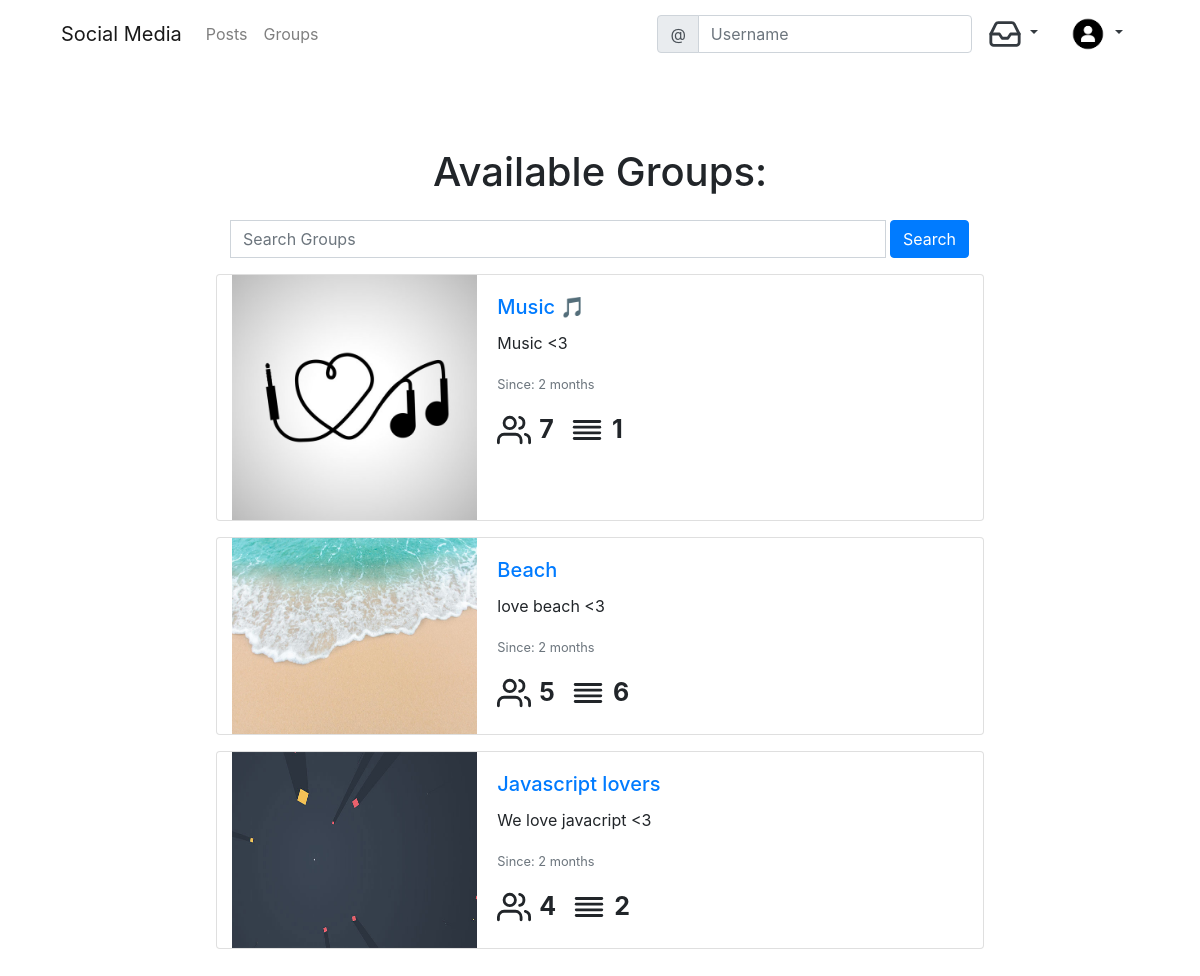
Screenshot of /groups/ (signed in) with the database file from the repository.
### social/models.py (models this page shows)
class UserProfile(models.Model):
    user = models.OneToOneField(User, primary_key=True, related_name='profile', on_delete=models.CASCADE)
    name = models.CharField(max_length = 150, blank = True, null = True)
    bio = models.TextField(max_length = 350, blank = True, null = True)
    GENDER_CHOICES = (
        ('', 'Choose Your Gender'),
        ('Male', 'Male'),
        ('Female', 'Female'),
        ('Rather Not Say', 'Rather Not Say')
    )
    gender = models.CharField(max_length=14, choices=GENDER_CHOICES)
    birth_date = models.DateField(blank = True, null = True)
    location = models.CharField(max_length = 150, blank = True, null = True)
    profile_background = models.ImageField(upload_to='uploads/profile_background', default='uploads/profile_background/default.jpg', blank=True)
    profile_pic = models.ImageField(upload_to='uploads/profile_pictures', default='uploads/profile_pictures/default_img.png', blank=True)
    followers = models.ManyToManyField(User, related_name='followers', blank = True)
    verified = models.BooleanField(default=False)

### groups/models.py (models this page shows, shortened)
class Group(models.Model):
    name = models.CharField(max_length=20, unique=True)
    slug = models.SlugField(allow_unicode=True, unique=True)
    description = models.TextField(blank=True, default='')
    admin = models.ForeignKey(User, blank=True, related_name='admin', on_delete= models.CASCADE)
    moderators = models.ManyToManyField(User, blank=True, related_name='group_moderators')
    ban = models.ManyToManyField(User, blank=True, related_name='group_ban')
    members = models.ManyToManyField(User, through='GroupMember')
    cover = models.ImageField(upload_to='uploads/covers', default='uploads/covers/default.jpg', blank=True)
    created_on = models.DateTimeField(auto_now_add=True)
    class Meta():
        ordering = ["-created_on"]

### groups/views.py (the view)
# urls.py: path('', views.ListGroup.as_view(), name='list-group'),
class ListGroup(LoginRequiredMixin, ListView):
    template_name = 'groups/group_list.html'
    model = models.Group

### social/templatetags/custom_tags.py (called while the page is built)
@register.inclusion_tag('notif/notifications.html', takes_context = True)
def show_notifications(context):
    request_user = context['request'].user
    notifications = Notification.objects.filter(to_user=request_user).exclude(user_has_seen=True).order_by('-timestamp')
    return {'notifications':notifications}

### templates/groups/group_list.html (shortened to what this page needs)
{% extends "base.html" %}
{% load static %}
{% load bootstrap4 %}
{% block maincontent %}
<div class="row justify-content-center mt-5 p-3">
<div class="col-md-12">
  <h1 class="text-center m-3">Available Groups:</h1>
</div>
<div class="col-md-12">
  <form class="mt-2 mb-2" action="{% url 'group-search' %}">
    <div class="input-group">
      <input type="text"  class="form-control" name='query' placeholder="Search Groups">
      <input type="submit" value="Search" class="btn btn-primary mb-2 ml-1">
    </div>
  </form>
</div>
  {% for item in group_list %}
  <div class="card mb-3 col-md-12">
    <div class="row no-gutters">
      <div class="col-md-4">
       <a href="{% url 'detail-group' item.slug %}"><img src="{{ item.cover.url }}" height="100%" width="100%" alt="..."></a>
      </div>
      <div class="col-md-8">
        <div class="card-body">
          <a href="{% url 'detail-group' item.slug %}"> <h5 class="card-title">{{ item.name }}</h5></a>
          <p class="card-text">{{ item.description }}</p>
          <p class="card-text"><small class="text-muted">Since: {{ item.created_on|timesince }}</small></p>
          <p class="card-text float-left"><i class="mb-2" data-feather="users"></i><span class="font_big ml-2">{{ item.members.all.count }}</span></p>
          <p class="card-text float-left ml-3"><i class="mb-2" data-feather="align-justify"></i><span class="font_big ml-2">{{ item.groupposts.all.count }}</span></p>
        </div>
      </div>
    </div>
  </div>
  {% endfor %}
</div>
{% endblock maincontent %}

### templates/base.html (shortened to what this page needs)
<!DOCTYPE html>
{% load static %}
{% load custom_tags %}
<html lang="en" dir="ltr">
  <head>
    <link rel="stylesheet" href="{% static 'css/master.css' %}">
    <link rel="stylesheet" href="https://cdn.jsdelivr.net/npm/bootstrap@4.6.0/dist/css/bootstrap.min.css"
>
  </head>
  <body>
  <div class="container">
    <nav class="MynavigationBar navbar navbar-expand-lg navbar-light sticky">
      <a class="navbar-brand" href="{% if user.is_authenticated %}{% url "post_list" %}{% else %}{% url "home" %}{% endif %}">Social Media</a>
      <div class="collapse navbar-collapse" id="navbarNavDropdown">
        <ul class="navbar-nav mr-auto mt-2 mt-lg-0">
          {% if user.is_authenticated %}
          <li class="nav-item">
            <a class="nav-link" href="{% url "post_list" %}">Posts</a>
          </li>
          <li class="nav-item">
            <a class="nav-link" href="{% url "list-group" %}">Groups</a>
          </li>
          {% endif %}
        </ul>
        <form class="form-inline" action="{% url "search" %}">
          <div class="input-group">
            <div class="input-group-prepend">
              <span class="input-group-text" id="basic-addon1">@</span>
            </div>
            <input type="text" class="form-control" placeholder="Username" aria-label="Username" aria-describedby="basic-addon1" name="query" value="{{ request.GET.query }}">
          </div>
        </form>
        {% if user.is_authenticated %}
        <div class="nav-item dropdown">
          <a class="nav-link dropdown-toggle text-dark" href="#" data-bs-toggle="dropdown"  id="naavbarnotif"  role="button" data-toggle="dropdown" aria-haspopup="true" aria-expanded="false">
            <i data-feather="inbox"></i>
          </a>
        </div>
        {% endif %}
        {% if user.is_authenticated %}
          <div class="nav-item dropdown">
            <a class="nav-link dropdown-toggle text-dark" href="#" data-bs-toggle="dropdown"  id="navbarDropdownMenuLink"  role="button" data-toggle="dropdown" aria-haspopup="true" aria-expanded="false">
              <img src="{{ user.profile.profile_pic.url }}" class="round_img" height="36" widht="36" alt="img not loaded">
            </a>
          </div>
          {% endif %}
      </div>
    </nav>
</div>
<div class="container-fluid">
<div class="row">
  <div class="col-lg-2 col-md-2 col-sm-12">
  </div>
  <div class="col-lg-8 col-md-10 col-sm-12">
  {% block maincontent %}
  {% endblock %}
  </div>
  <div class="col-lg-2 col-md-12 col-sm-12">
  </div>
</div>
</div>
  </body>
</html>

### static_in_venv/css/master.css (style rules this page uses)
.round_img { border-radius: 100%; }
.feather { width: 34px; height: 34px; stroke: currentColor; stroke-width: 2; stroke-linecap: round; stroke-linejoin: round; fill: none; }
.font_big { font-size: 25px; font-weight: bold; margin-top: 5px; }

### rows the page displays
Group: cover (picture), name "Music 🎵", description "Music <3", created_on "2 months", members.all.count "7", groupposts.all.count "1"
Group: cover (picture), name "Beach", description "love beach <3", created_on "2 months", members.all.count "5", groupposts.all.count "6"
Group: cover (picture), name "Javascript lovers", description "We love javacript <3", created_on "2 months", members.all.count "4", groupposts.all.count "2"
